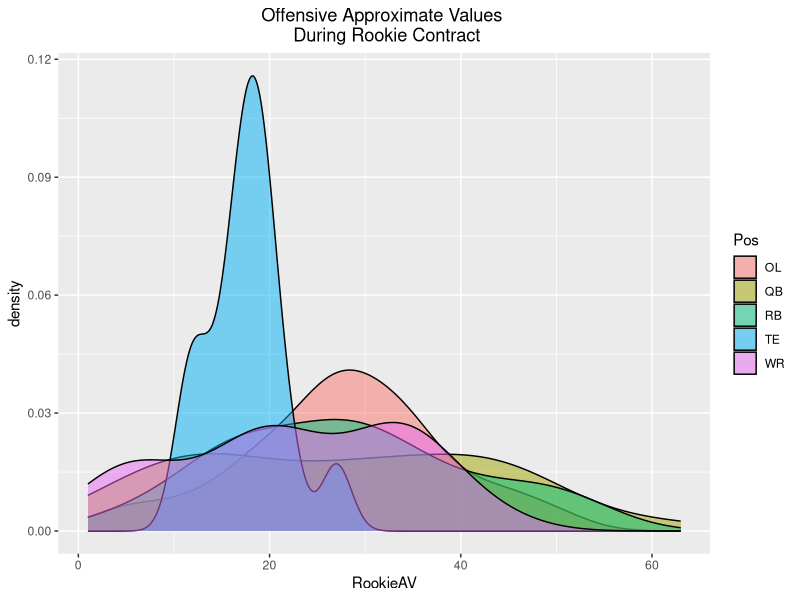
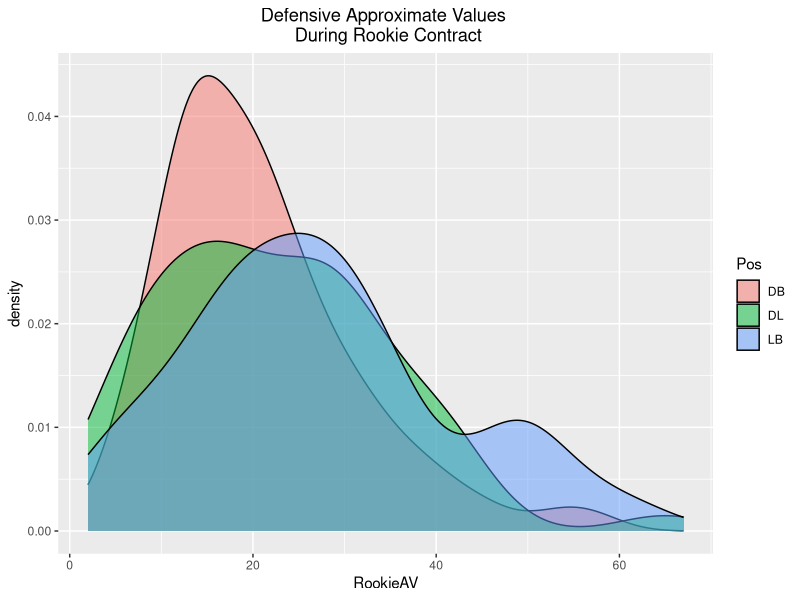

Write R code to recreate these figures, in order.
#Requirements

library(ggplot2)
library(dplyr)

#Setting Directory

setwd("C:/Users/daily/Desktop/nfl-project3")

#Importing draft data

draft_data <- read.csv(file = "Draft_Data.csv")

#Filtering data to only first rounders and completed rookie contracts

First_Rounders = filter(draft_data, Rnd == 1 & Year < 2017)

#Replacing positions to more generic ones for density charts

First_Rounders <- First_Rounders %>% mutate(Pos = replace(Pos, Pos == "C", "OL"))
First_Rounders <- First_Rounders %>% mutate(Pos = replace(Pos, Pos == "CB", "DB"))
First_Rounders <- First_Rounders %>% mutate(Pos = replace(Pos, Pos == "DE", "DL"))
First_Rounders <- First_Rounders %>% mutate(Pos = replace(Pos, Pos == "DT", "DL"))
First_Rounders <- First_Rounders %>% mutate(Pos = replace(Pos, Pos == "G", "OL"))
First_Rounders <- First_Rounders %>% mutate(Pos = replace(Pos, Pos == "ILB", "LB"))
First_Rounders <- First_Rounders %>% mutate(Pos = replace(Pos, Pos == "NT", "DL"))
First_Rounders <- First_Rounders %>% mutate(Pos = replace(Pos, Pos == "OLB", "LB"))
First_Rounders <- First_Rounders %>% mutate(Pos = replace(Pos, Pos == "OT", "OL"))
First_Rounders <- First_Rounders %>% mutate(Pos = replace(Pos, Pos == "S", "DB"))
First_Rounders <- First_Rounders %>% mutate(Pos = replace(Pos, Pos == "T", "OL"))

#Splitting the data into offense and defense

Offense_First_Rounders = filter(First_Rounders, Pos == "OL" | Pos == "QB" | Pos == "RB" | Pos == "TE" | Pos == "WR")
Defense_First_Rounders = filter(First_Rounders, Pos == "DB" | Pos == "DL" | Pos == "LB")

#Creating an density chart for offense

ggplot(data = Offense_First_Rounders, aes(x = RookieAV, fill = Pos)) +
geom_density(alpha = .5) +
ggtitle("Offensive Approximate Values \n During Rookie Contract") +
theme(plot.title = element_text(hjust = 0.5))

#Creating an density chart for defense

ggplot(data = Defense_First_Rounders, aes(x = RookieAV, fill = Pos)) +
geom_density(alpha = .5) +
ggtitle("Defensive Approximate Values \n During Rookie Contract") +
theme(plot.title = element_text(hjust = 0.5))
